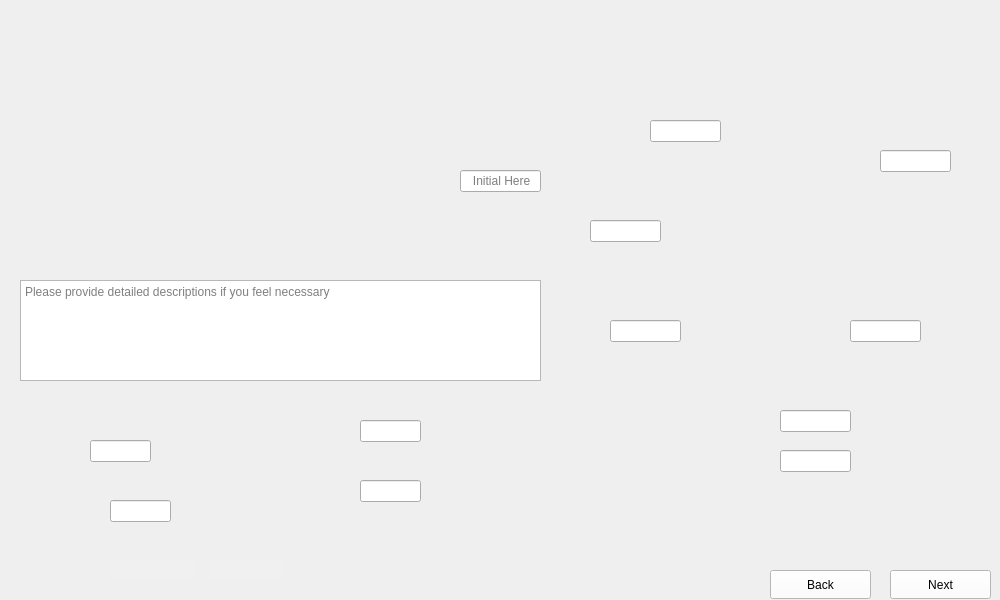
      <widget class="QWidget" name="Premount_Clean_and_Measure_Subwafer_1">
       <property name="maximumSize">
        <size>
         <width>1024</width>
         <height>600</height>
        </size>
       </property>
       <property name="styleSheet">
        <string notr="true">border-image: url(:/images/images/Premount_Clean_and_Measure_Subwafer_1.png);</string>
       </property>
       <widget class="QLineEdit" name="Premount_Clean_and_Measure_Subwafer_1_Data0">
        <property name="geometry">
         <rect>
          <x>460</x>
          <y>170</y>
          <width>81</width>
          <height>22</height>
         </rect>
        </property>
        <property name="styleSheet">
         <string notr="true">border-image:None;</string>
        </property>
        <property name="placeholderText">
         <string>   Initial Here</string>
        </property>
       </widget>
       <widget class="QLineEdit" name="Premount_Clean_and_Measure_Subwafer_1_Data1">
        <property name="geometry">
         <rect>
          <x>650</x>
          <y>120</y>
          <width>71</width>
          <height>22</height>
         </rect>
        </property>
        <property name="styleSheet">
         <string notr="true">border-image:None;</string>
        </property>
       </widget>
       <widget class="QLineEdit" name="Premount_Clean_and_Measure_Subwafer_1_Data2">
        <property name="geometry">
         <rect>
          <x>590</x>
          <y>220</y>
          <width>71</width>
          <height>22</height>
         </rect>
        </property>
        <property name="styleSheet">
         <string notr="true">border-image:None;</string>
        </property>
       </widget>
       <widget class="QLineEdit" name="Premount_Clean_and_Measure_Subwafer_1_Data3">
        <property name="geometry">
         <rect>
          <x>610</x>
          <y>320</y>
          <width>71</width>
          <height>22</height>
         </rect>
        </property>
        <property name="styleSheet">
         <string notr="true">border-image:None;</string>
        </property>
       </widget>
       <widget class="QLineEdit" name="Premount_Clean_and_Measure_Subwafer_1_Data4">
        <property name="geometry">
         <rect>
          <x>850</x>
          <y>320</y>
          <width>71</width>
          <height>22</height>
         </rect>
        </property>
        <property name="styleSheet">
         <string notr="true">border-image:None;</string>
        </property>
       </widget>
       <widget class="QLineEdit" name="Premount_Clean_and_Measure_Subwafer_1_Data5">
        <property name="geometry">
         <rect>
          <x>880</x>
          <y>150</y>
          <width>71</width>
          <height>22</height>
         </rect>
        </property>
        <property name="styleSheet">
         <string notr="true">border-image:None;</string>
        </property>
       </widget>
       <widget class="QLineEdit" name="Premount_Clean_and_Measure_Subwafer_1_Data6">
        <property name="geometry">
         <rect>
          <x>780</x>
          <y>410</y>
          <width>71</width>
          <height>22</height>
         </rect>
        </property>
        <property name="styleSheet">
         <string notr="true">border-image:None;</string>
        </property>
       </widget>
       <widget class="QLineEdit" name="Premount_Clean_and_Measure_Subwafer_1_Data7">
        <property name="geometry">
         <rect>
          <x>780</x>
          <y>450</y>
          <width>71</width>
          <height>22</height>
         </rect>
        </property>
        <property name="styleSheet">
         <string notr="true">border-image:None;</string>
        </property>
       </widget>
       <widget class="QLineEdit" name="Premount_Clean_and_Measure_Subwafer_1_Data8">
        <property name="geometry">
         <rect>
          <x>360</x>
          <y>420</y>
          <width>61</width>
          <height>22</height>
         </rect>
        </property>
        <property name="styleSheet">
         <string notr="true">border-image:None;</string>
        </property>
       </widget>
       <widget class="QLineEdit" name="Premount_Clean_and_Measure_Subwafer_1_Data9">
        <property name="geometry">
         <rect>
          <x>360</x>
          <y>480</y>
          <width>61</width>
          <height>22</height>
         </rect>
        </property>
        <property name="styleSheet">
         <string notr="true">border-image:None;</string>
        </property>
       </widget>
       <widget class="QLineEdit" name="Premount_Clean_and_Measure_Subwafer_1_Data10">
        <property name="geometry">
         <rect>
          <x>90</x>
          <y>440</y>
          <width>61</width>
          <height>22</height>
         </rect>
        </property>
        <property name="styleSheet">
         <string notr="true">border-image:None;</string>
        </property>
       </widget>
       <widget class="QLineEdit" name="Premount_Clean_and_Measure_Subwafer_1_Data11">
        <property name="geometry">
         <rect>
          <x>110</x>
          <y>500</y>
          <width>61</width>
          <height>22</height>
         </rect>
        </property>
        <property name="styleSheet">
         <string notr="true">border-image:None;</string>
        </property>
       </widget>
       <widget class="QLineEdit" name="Premount_Clean_and_Measure_Subwafer_1_Initial">
        <property name="geometry">
         <rect>
          <x>210</x>
          <y>560</y>
          <width>71</width>
          <height>20</height>
         </rect>
        </property>
        <property name="styleSheet">
         <string notr="true">QLineEdit{
background-color: rgb(240, 240, 240);
border: none;
border-image:None;
}</string>
        </property>
       </widget>
       <widget class="QLineEdit" name="Premount_Clean_and_Measure_Subwafer_1_Dates">
        <property name="geometry">
         <rect>
          <x>110</x>
          <y>560</y>
          <width>86</width>
          <height>18</height>
         </rect>
        </property>
        <property name="styleSheet">
         <string notr="true">QLineEdit{
background-color: rgb(240, 240, 240);
border: none;
border-image:None;
}</string>
        </property>
       </widget>
       <widget class="QPushButton" name="Premount_Clean_and_Measure_Subwafer_1_Next">
        <property name="geometry">
         <rect>
          <x>890</x>
          <y>570</y>
          <width>101</width>
          <height>29</height>
         </rect>
        </property>
        <property name="styleSheet">
         <string notr="true">QPushButton{
background-color: rgb(255, 255, 255);
height: 35px;
border-image:None;
}
QPushButton::hover{
background-color: rgb(0, 0, 255);
}
QPushButton:pressed{
padding-top:7px;
padding-top:7px;
}</string>
        </property>
        <property name="text">
         <string>Next</string>
        </property>
       </widget>
       <widget class="QPushButton" name="Premount_Clean_and_Measure_Subwafer_1_Back">
        <property name="geometry">
         <rect>
          <x>770</x>
          <y>570</y>
          <width>101</width>
          <height>29</height>
         </rect>
        </property>
        <property name="styleSheet">
         <string notr="true">QPushButton{
background-color: rgb(255, 255, 255);
height: 35px;
border-image:None;
}
QPushButton::hover{
background-color: rgb(0, 0, 255);
}
QPushButton:pressed{
padding-top:7px;
padding-top:7px;
}</string>
        </property>
        <property name="text">
         <string>Back</string>
        </property>
       </widget>
       <widget class="QTextEdit" name="Premount_Clean_and_Measure_Subwafer_1_Comments">
        <property name="geometry">
         <rect>
          <x>20</x>
          <y>280</y>
          <width>521</width>
          <height>101</height>
         </rect>
        </property>
        <property name="styleSheet">
         <string notr="true">border-image:None;</string>
        </property>
        <property name="placeholderText">
         <string>Please provide detailed descriptions if you feel necessary </string>
        </property>
       </widget>
      </widget>
